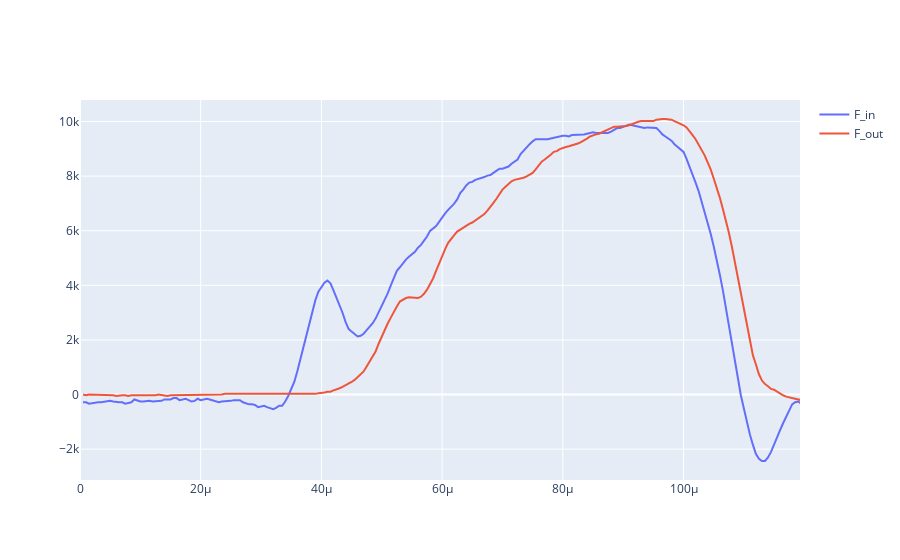

The code cell stored with this chart in its notebook:
### Code cell
import plotly.graph_objects as go
fig1 = go.Figure()
fig1.add_trace(go.Scatter(y = sp2.F_in, x = sp2.time, name = 'F_in'))
fig1.update_xaxes(range = [0,sp2.time[sp2.F_in.index(max(sp2.F_in))]+max(sp2.time)/5])
fig1.add_trace(go.Scatter(y = sp2.F_out, x = sp2.time, name = 'F_out'))


fig1.show()

### Figure 1 — Plotly figure (JSON) as saved in the notebook; plotly's stock layout.template omitted (floating-point values rounded to 4 significant figures; data arrays with more than 128 entries replaced by an {"elided": "..."} marker saying what was removed)
{"data": [{"name": "F_in", "type": "scatter", "x": {"elided": "283 float values"}, "y": {"elided": "283 float values"}}, {"name": "F_out", "type": "scatter", "x": {"elided": "283 float values"}, "y": {"elided": "283 float values"}}], "layout": {"xaxis": {"range": [0, 0.0001193]}}}
